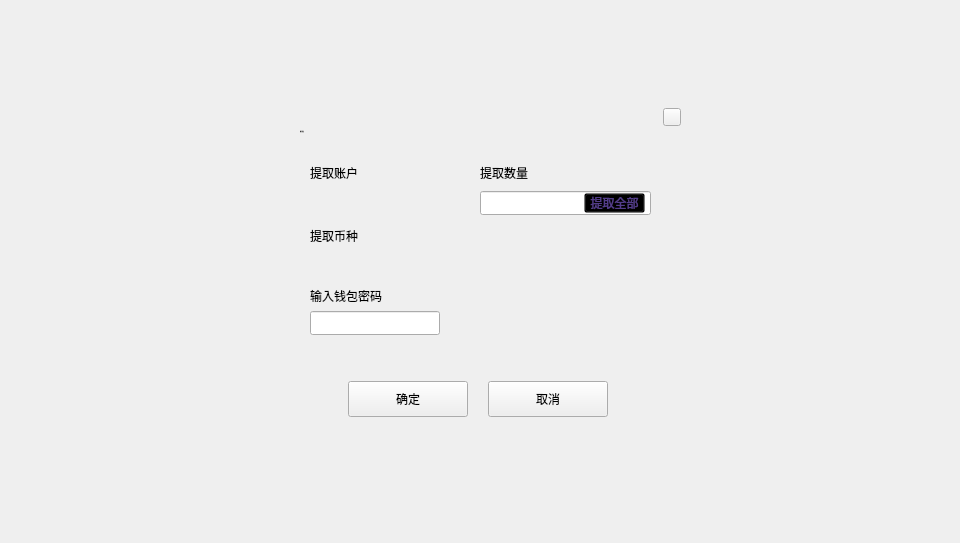
<?xml version="1.0" encoding="UTF-8"?>
<ui version="4.0">
 <class>LockContractWithdrawDialog</class>
 <widget class="QDialog" name="LockContractWithdrawDialog">
  <property name="geometry">
   <rect>
    <x>0</x>
    <y>0</y>
    <width>960</width>
    <height>543</height>
   </rect>
  </property>
  <property name="windowTitle">
   <string>Dialog</string>
  </property>
  <widget class="QWidget" name="widget" native="true">
   <property name="geometry">
    <rect>
     <x>0</x>
     <y>0</y>
     <width>960</width>
     <height>543</height>
    </rect>
   </property>
   <property name="font">
    <font>
     <family>微软雅黑</family>
    </font>
   </property>
   <widget class="QWidget" name="containerWidget" native="true">
    <property name="geometry">
     <rect>
      <x>270</x>
      <y>101</y>
      <width>420</width>
      <height>340</height>
     </rect>
    </property>
    <property name="font">
     <font>
      <family>Microsoft YaHei UI Light</family>
     </font>
    </property>
    <widget class="QLabel" name="label">
     <property name="geometry">
      <rect>
       <x>40</x>
       <y>60</y>
       <width>120</width>
       <height>24</height>
      </rect>
     </property>
     <property name="text">
      <string>提取账户</string>
     </property>
     <property name="alignment">
      <set>Qt::AlignLeading|Qt::AlignLeft|Qt::AlignVCenter</set>
     </property>
    </widget>
    <widget class="QToolButton" name="cancelBtn">
     <property name="geometry">
      <rect>
       <x>218</x>
       <y>280</y>
       <width>120</width>
       <height>36</height>
      </rect>
     </property>
     <property name="font">
      <font>
       <family>Microsoft YaHei UI Light</family>
      </font>
     </property>
     <property name="cursor">
      <cursorShape>PointingHandCursor</cursorShape>
     </property>
     <property name="focusPolicy">
      <enum>Qt::NoFocus</enum>
     </property>
     <property name="styleSheet">
      <string notr="true"/>
     </property>
     <property name="text">
      <string>取消</string>
     </property>
    </widget>
    <widget class="QToolButton" name="okBtn">
     <property name="geometry">
      <rect>
       <x>78</x>
       <y>280</y>
       <width>120</width>
       <height>36</height>
      </rect>
     </property>
     <property name="font">
      <font>
       <family>Microsoft YaHei UI Light</family>
      </font>
     </property>
     <property name="cursor">
      <cursorShape>PointingHandCursor</cursorShape>
     </property>
     <property name="focusPolicy">
      <enum>Qt::NoFocus</enum>
     </property>
     <property name="styleSheet">
      <string notr="true"/>
     </property>
     <property name="text">
      <string>确定</string>
     </property>
    </widget>
    <widget class="QToolButton" name="closeBtn">
     <property name="geometry">
      <rect>
       <x>393</x>
       <y>7</y>
       <width>18</width>
       <height>18</height>
      </rect>
     </property>
     <property name="cursor">
      <cursorShape>PointingHandCursor</cursorShape>
     </property>
     <property name="focusPolicy">
      <enum>Qt::NoFocus</enum>
     </property>
     <property name="styleSheet">
      <string notr="true"/>
     </property>
     <property name="text">
      <string/>
     </property>
    </widget>
    <widget class="QLabel" name="label_3">
     <property name="geometry">
      <rect>
       <x>210</x>
       <y>60</y>
       <width>120</width>
       <height>24</height>
      </rect>
     </property>
     <property name="text">
      <string>提取数量</string>
     </property>
     <property name="alignment">
      <set>Qt::AlignLeading|Qt::AlignLeft|Qt::AlignVCenter</set>
     </property>
    </widget>
    <widget class="QLabel" name="label_4">
     <property name="geometry">
      <rect>
       <x>40</x>
       <y>120</y>
       <width>120</width>
       <height>30</height>
      </rect>
     </property>
     <property name="text">
      <string>提取币种</string>
     </property>
     <property name="alignment">
      <set>Qt::AlignLeading|Qt::AlignLeft|Qt::AlignVCenter</set>
     </property>
    </widget>
    <widget class="QStackedWidget" name="stackedWidget">
     <property name="geometry">
      <rect>
       <x>210</x>
       <y>130</y>
       <width>171</width>
       <height>120</height>
      </rect>
     </property>
    </widget>
    <widget class="QLabel" name="label_5">
     <property name="geometry">
      <rect>
       <x>30</x>
       <y>20</y>
       <width>200</width>
       <height>20</height>
      </rect>
     </property>
     <property name="font">
      <font>
       <family>微软雅黑</family>
       <pointsize>-1</pointsize>
       <weight>50</weight>
       <italic>false</italic>
       <bold>false</bold>
      </font>
     </property>
     <property name="styleSheet">
      <string notr="true">QLabel{font:  14px &quot;微软雅黑&quot;;}

</string>
     </property>
     <property name="text">
      <string>锁仓提取</string>
     </property>
     <property name="alignment">
      <set>Qt::AlignLeading|Qt::AlignLeft|Qt::AlignVCenter</set>
     </property>
    </widget>
    <widget class="QLabel" name="label_6">
     <property name="geometry">
      <rect>
       <x>40</x>
       <y>180</y>
       <width>120</width>
       <height>30</height>
      </rect>
     </property>
     <property name="text">
      <string>输入钱包密码</string>
     </property>
     <property name="alignment">
      <set>Qt::AlignLeading|Qt::AlignLeft|Qt::AlignVCenter</set>
     </property>
    </widget>
    <widget class="QLineEdit" name="pwdLineEdit">
     <property name="geometry">
      <rect>
       <x>40</x>
       <y>210</y>
       <width>130</width>
       <height>24</height>
      </rect>
     </property>
     <property name="contextMenuPolicy">
      <enum>Qt::DefaultContextMenu</enum>
     </property>
     <property name="styleSheet">
      <string notr="true"/>
     </property>
     <property name="maxLength">
      <number>20</number>
     </property>
     <property name="echoMode">
      <enum>QLineEdit::Password</enum>
     </property>
    </widget>
    <widget class="QLabel" name="tipLabel">
     <property name="geometry">
      <rect>
       <x>40</x>
       <y>240</y>
       <width>160</width>
       <height>16</height>
      </rect>
     </property>
     <property name="text">
      <string/>
     </property>
    </widget>
    <widget class="QLabel" name="accountNameLabel">
     <property name="geometry">
      <rect>
       <x>40</x>
       <y>90</y>
       <width>130</width>
       <height>24</height>
      </rect>
     </property>
     <property name="text">
      <string/>
     </property>
     <property name="alignment">
      <set>Qt::AlignLeading|Qt::AlignLeft|Qt::AlignVCenter</set>
     </property>
    </widget>
    <widget class="QLineEdit" name="amountLineEdit">
     <property name="geometry">
      <rect>
       <x>210</x>
       <y>90</y>
       <width>171</width>
       <height>24</height>
      </rect>
     </property>
    </widget>
    <widget class="QToolButton" name="withdrawAllBtn">
     <property name="geometry">
      <rect>
       <x>314</x>
       <y>92</y>
       <width>61</width>
       <height>20</height>
      </rect>
     </property>
     <property name="cursor">
      <cursorShape>PointingHandCursor</cursorShape>
     </property>
     <property name="styleSheet">
      <string notr="true">background:transparent;
color: rgb(83,61,138);
font: 11px &quot;微软雅黑&quot;;</string>
     </property>
     <property name="text">
      <string>提取全部</string>
     </property>
    </widget>
    <widget class="QLabel" name="assetLabel">
     <property name="geometry">
      <rect>
       <x>40</x>
       <y>150</y>
       <width>130</width>
       <height>24</height>
      </rect>
     </property>
     <property name="text">
      <string/>
     </property>
     <property name="alignment">
      <set>Qt::AlignLeading|Qt::AlignLeft|Qt::AlignVCenter</set>
     </property>
    </widget>
   </widget>
  </widget>
 </widget>
 <resources/>
 <connections/>
</ui>
